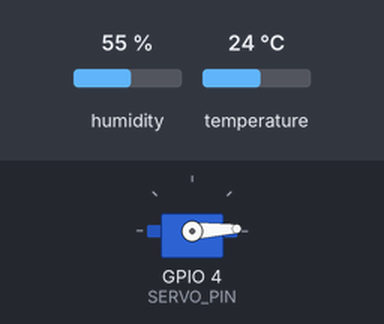
This program was run on a simulated ESP32. Parts: servo. The inputs (shaded band) are chosen by the test bench; at power-on: humidity 55 %, temperature 24 °C. WiFi joins after 1.5 s; servers stay silent unless stated; what the program prints to the serial monitor is not drawn.

Above: at 1.55 s.
At 2.8 s:
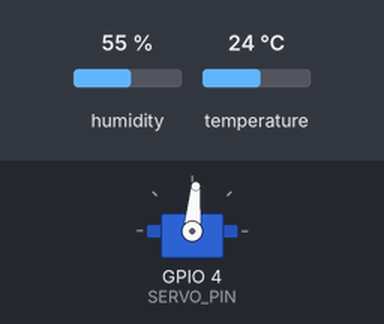
At 4.1 s:
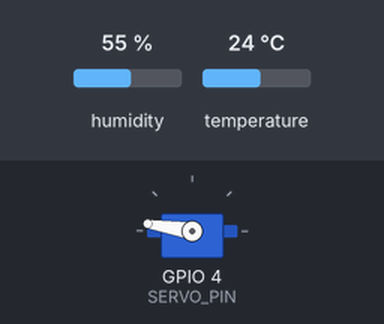
At 6.7 s:
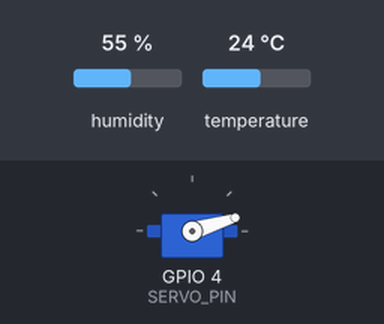
Timing chart, 0 to 8.8 s (numbered marks = the images above):
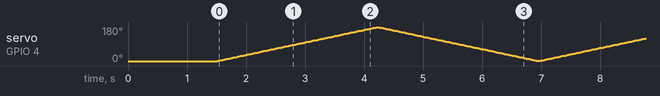

The program:

main.cpp
```cpp
#include <Arduino.h>
#include <DHT.h>
#include <ESP32Servo.h>
#include <WiFi.h>
#include <ThingSpeak.h>
#include "secrets.h"

// ─── Pines ────────────────────────────────────────────────
#define DHT_PIN    19   // GPIO donde está conectado el DATA del DHT22
#define SERVO_PIN   4   // GPIO donde está conectado la señal del servo

// ─── Configuración DHT ────────────────────────────────────
#define DHT_TYPE DHT22
DHT dht(DHT_PIN, DHT_TYPE);

// ─── Configuración Servo ──────────────────────────────────
Servo servo;

// ─── Configuración WiFi / ThingSpeak ──────────────────────
char ssid[]  = SECRET_SSID;
char pass[]  = SECRET_PASS;
WiFiClient client;

unsigned long myChannelNumber  = SECRET_CH_ID;
const char*   myWriteAPIKey    = SECRET_WRITE_APIKEY;

// ─── Tiempos ──────────────────────────────────────────────
unsigned long lastDHT       = 0;
unsigned long lastServo     = 0;
unsigned long lastThingSpeak = 0;

const unsigned long INTERVALO_DHT        = 2000;   // ms entre lecturas del DHT22
const unsigned long INTERVALO_SERVO      = 15;     // ms entre cada paso del servo
const unsigned long INTERVALO_THINGSPEAK = 10000;  // ms entre envíos (mín. 15 s en cuenta gratuita)

// ─── Estado del barrido ───────────────────────────────────
int servoPos = 0;
int servoDir = 1;   // 1 = subiendo, -1 = bajando

// ─── Últimas lecturas válidas ─────────────────────────────
float temperatura = NAN;
float humedad     = NAN;

// ─── Helpers ──────────────────────────────────────────────
void conectarWiFi() {
    if (WiFi.status() == WL_CONNECTED) return;

    Serial.printf("\nConectando a %s", ssid);
    WiFi.begin(ssid, pass);

    while (WiFi.status() != WL_CONNECTED) {
        delay(500);
        Serial.print(".");
    }
    Serial.printf("\nWiFi conectado — IP: %s\n", WiFi.localIP().toString().c_str());
}

// ─── Setup ────────────────────────────────────────────────
void setup() {
    Serial.begin(115200);
    Serial.println("=== ESP32 | DHT22 + Servo SG90 + ThingSpeak ===");

    // DHT
    dht.begin();

    // Servo
    servo.attach(SERVO_PIN, 500, 2400);
    servo.write(0);
    Serial.println("Servo en 0° — iniciando barrido automático");

    // WiFi + ThingSpeak
    WiFi.mode(WIFI_STA);
    conectarWiFi();
    ThingSpeak.begin(client);
}

// ─── Loop ─────────────────────────────────────────────────
void loop() {
    unsigned long ahora = millis();

    // ── Mantener conexión WiFi ───────────────────────────────
    conectarWiFi();

    // ── Leer DHT22 cada 2 segundos ──────────────────────────
    if (ahora - lastDHT >= INTERVALO_DHT) {
        lastDHT = ahora;

        float h = dht.readHumidity();
        float t = dht.readTemperature();

        if (isnan(h) || isnan(t)) {
            Serial.println("[ERROR] No se pudo leer el DHT22. Revisa el cableado.");
        } else {
            temperatura = t;
            humedad     = h;
            Serial.printf("[DHT22] Temp: %.1f °C  |  Humedad: %.1f %%\n", temperatura, humedad);
        }
    }

    // ── Barrido automático del servo ─────────────────────────
    if (ahora - lastServo >= INTERVALO_SERVO) {
        lastServo = ahora;

        servoPos += servoDir;

        if (servoPos >= 180) {
            servoPos = 180;
            servoDir = -1;
        } else if (servoPos <= 0) {
            servoPos = 0;
            servoDir = 1;
        }

        servo.write(servoPos);
    }

    // ── Enviar a ThingSpeak cada 20 segundos ─────────────────
    if (ahora - lastThingSpeak >= INTERVALO_THINGSPEAK) {
        lastThingSpeak = ahora;

        if (!isnan(temperatura) && !isnan(humedad)) {
            ThingSpeak.setField(1, temperatura);
            ThingSpeak.setField(2, humedad);

            int httpCode = ThingSpeak.writeFields(myChannelNumber, myWriteAPIKey);

            if (httpCode == 200) {
                Serial.printf("[ThingSpeak] Enviado — Temp: %.1f °C | Hum: %.1f %%\n",
                              temperatura, humedad);
            } else {
                Serial.printf("[ThingSpeak] Error HTTP: %d\n", httpCode);
            }
        } else {
            Serial.println("[ThingSpeak] Sin datos válidos aún, se omite el envío.");
        }
    }
}
```

secrets.example.h
```cpp
// Plantilla de credenciales.
// 1. Copia este archivo como "secrets.h" en esta misma carpeta (src/).
// 2. Escribe tus datos reales.
// "secrets.h" está en .gitignore y no se sube al repositorio.

#define SECRET_SSID         "nombre-de-tu-red"
#define SECRET_PASS         "contraseña-de-tu-red"

#define SECRET_CH_ID        0000000              // Número de canal de ThingSpeak
#define SECRET_WRITE_APIKEY "TU_WRITE_API_KEY"   // Write API Key del canal
```
